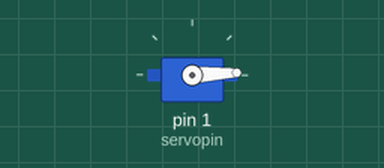
The sketch below on a simulated Arduino Uno, built with avr-gcc and run on an emulated ATmega328P. On the bench: servo.

Above: at 0.05 s.
At 1.3 s:
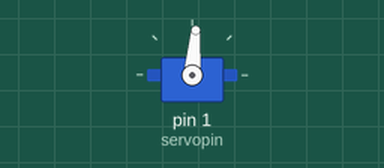
At 2.6 s:
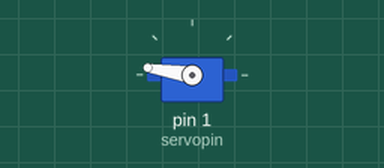
At 5.2 s:
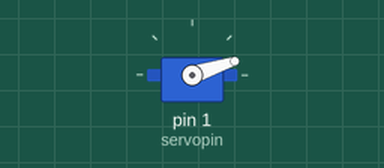
Timing chart, 0 to 7.1 s (numbered marks = the images above):
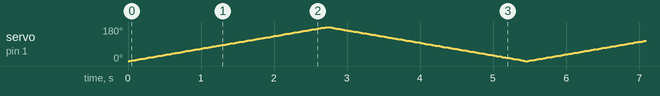

The sketch:

LearningTestingSketch1.ino
```cpp
#include <Servo.h>

int servopin = 1;
Servo myservo; // Using this is like giving the servo a name

int pos = 0;

void setup()
{
	Serial.begin(9600);
	myservo.attach(servopin); //attaches servo on pin 9 to the seervo object
}

void loop()
{

	for (pos = 0; pos <= 180; pos += 1)
	{ //from 0˚ to 180˚ in steps of 1˚

		myservo.write(pos); //tell the servo to change its position according to the variable pos
		delay(15);			// waits 15ms for the servo to reach the position
	}

	for (pos = 180; pos >= 0; pos -= 1)
	{
		myservo.write(pos);
		delay(15);
	}
}
```
